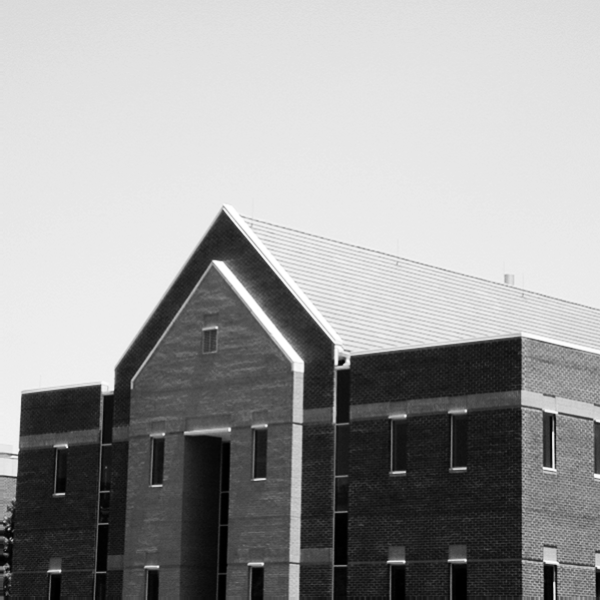
#> input picture input/building.png, 600 x 600 px
$ python assignment4641.py
#> lines starting #> are read from the running program, lines starting #| are printed output that depends on the picture
import cv2
import numpy as np

imge=cv2.imread("input/building.png",cv2.IMREAD_GRAYSCALE)
#> imge is the input picture: shape (600, 600); min 0, max 255, mean 155.8


rows,cols=imge.shape
#> rows = 600; cols = 600
result=np.zeros((rows,cols),dtype=np.uint8)


filter=np.array([[1 ,2, 1],
                 [0, 0, 0],
                 [-1, -2 ,-1]])

for i in range(1,rows-1):
    for j in range(1,cols-1):
        small=imge[i-1:i+2,j-1:j+2]
        average=np.abs(np.sum(small*filter))
        result[i,j]=average
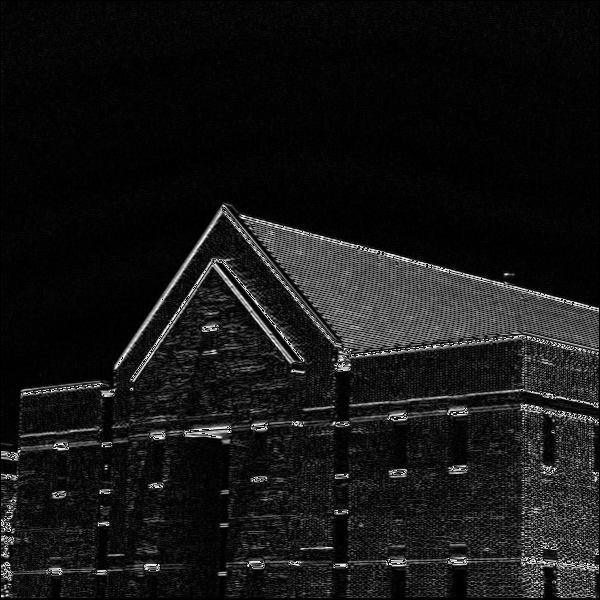
#> result: shape (600, 600); min 0, max 255, mean 21.7

cv2.imwrite("output/building_horizontal.png",result)
